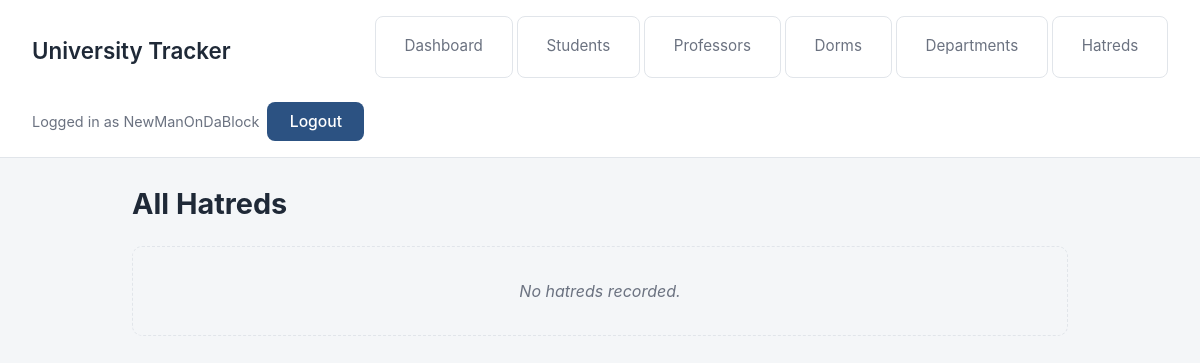
The page /project/hatreds/ (signed in) on the database as committed earlier.
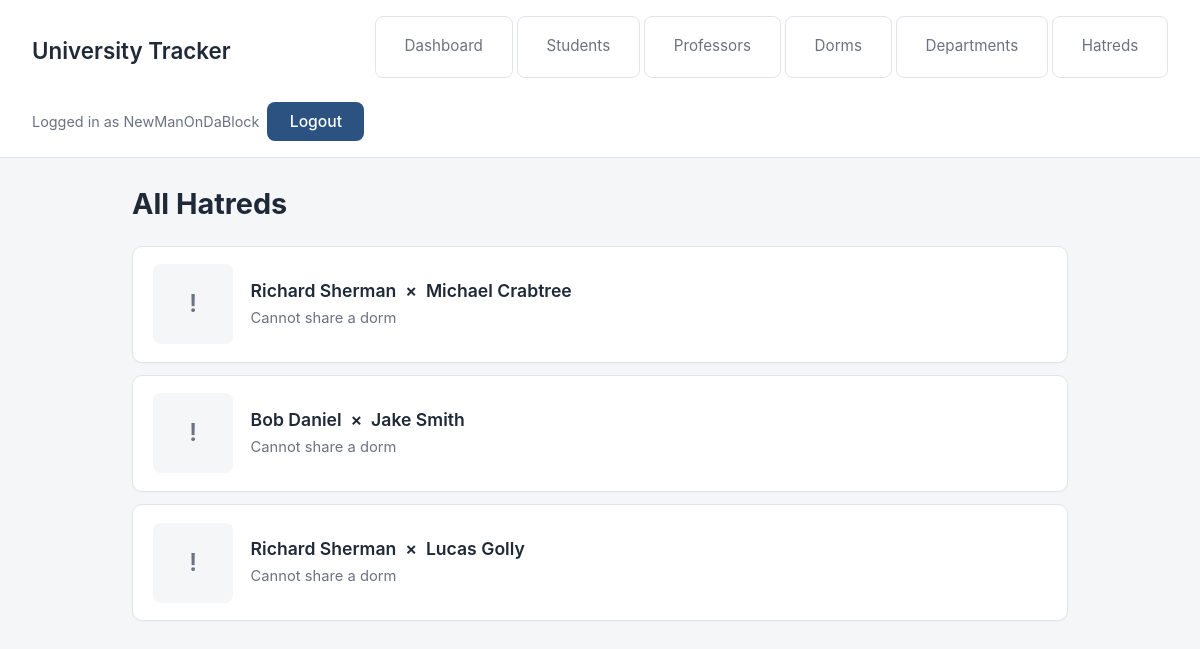
The same page on the database as committed later.
### project/models.py (models this page shows, shortened)
class Hatred(models.Model):
    first_student = models.ForeignKey(Student, on_delete=models.CASCADE, related_name='first_hatred')
    second_student = models.ForeignKey(Student, on_delete=models.CASCADE, related_name='second_hatred')

class Student(models.Model):
    first_name = models.TextField()
    last_name = models.TextField()
    course_program = models.ForeignKey(Department, blank=True, null=True, on_delete=models.CASCADE)
    hometown = models.TextField()
    lives_in = models.ForeignKey(Dorm, blank=True, null=True, on_delete=models.CASCADE)

### project/views.py (the view)
# urls.py: path('hatreds/', ShowAllHatredsView.as_view(), name='show_all_hatreds'),
class ShowAllHatredsView(ProjectLoginRequiredMixin, AdminContextMixin, ListView):
    model = Hatred
    template_name = 'project/show_all_hatreds.html'
    context_object_name = 'hatreds'

### project/views.py (called while the page is built)
    def get_context_data(self, **kwargs):
        context = super().get_context_data(**kwargs)
        user = self.request.user
        context['is_admin'] = (
            user.is_authenticated and Admin.objects.filter(user=user).exists()
        )
        return context

### project/templates/project/show_all_hatreds.html (shortened to what this page needs)
{% extends 'project/base.html' %}
{% block content %}
<div class="list-header">
    <h1>All Hatreds</h1>
</div>
<ul class="entity-list">
    {% for hatred in hatreds %}
    <li>
        <div class="thumb-placeholder">!</div>
        <div class="body">
            <span class="title">
                {{ hatred.first_student.first_name }} {{ hatred.first_student.last_name }}
                &nbsp;&times;&nbsp;
                {{ hatred.second_student.first_name }} {{ hatred.second_student.last_name }}
            </span>
            <div class="meta">
                <span>Cannot share a dorm</span>
            </div>
        </div>
    </li>
    {% empty %}
    <li class="empty">No hatreds recorded.</li>
    {% endfor %}
</ul>
{% endblock %}

Rows that differ between the two databases and show on the page:
added Hatred: first_student.first_name "Richard", first_student.last_name "Sherman", second_student.first_name "Michael", second_student.last_name "Crabtree"
added Hatred: first_student.first_name "Bob", first_student.last_name "Daniel", second_student.first_name "Jake", second_student.last_name "Smith"
added Hatred: first_student.first_name "Richard", first_student.last_name "Sherman", second_student.first_name "Lucas", second_student.last_name "Golly"
Other text that changed with them:
text no longer shown: "No hatreds recorded."
